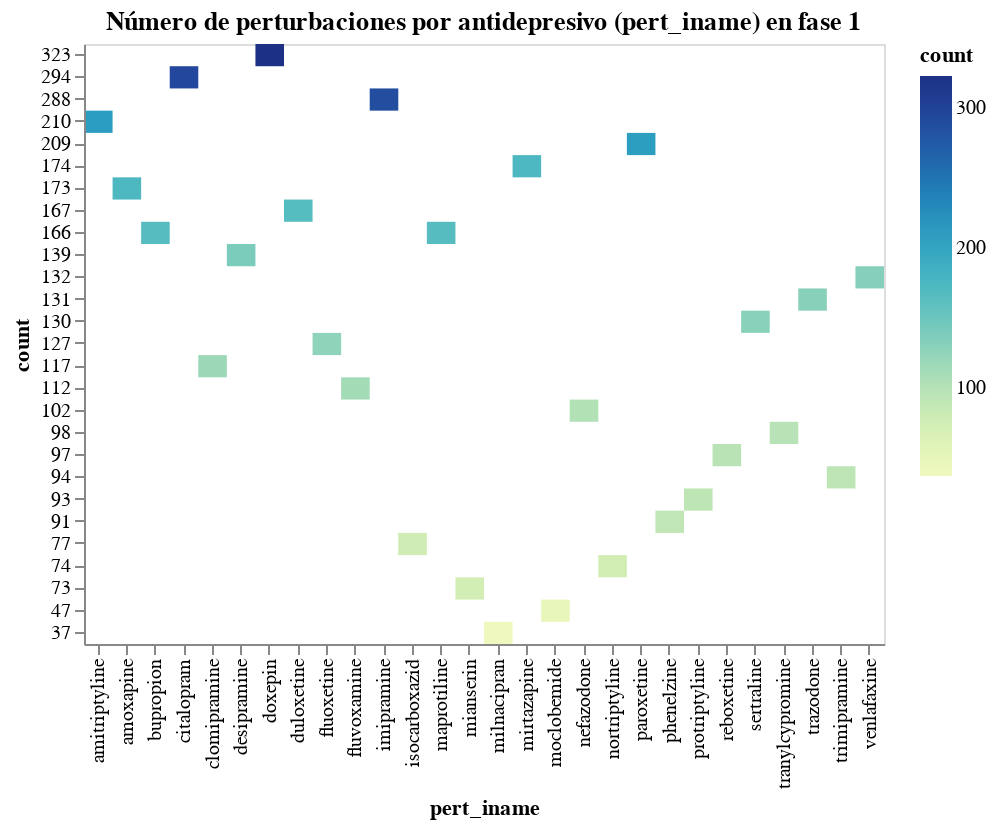

Here is the notebook cell this chart was saved with:
### Code cell
alt.Chart(num_pert_iname_phase1).mark_rect().encode(
    x='pert_iname:O',
    y=alt.Y('count:O', sort='-y'),
    color='count:Q',
    tooltip=['pert_iname:N', 'count:Q']
).properties(
    title='Número de perturbaciones por antidepresivo (pert_iname) en fase 1',
    width=400,
    height=300
).display()

### Figure 1 — Vega-Lite specification as saved in the notebook (floating-point values rounded to 4 significant figures)
{"config": {"view": {"continuousWidth": 400, "continuousHeight": 300}}, "data": {"name": "data-faa1a850fb3ff7f9dd43b7e960ab0c6d"}, "mark": "rect", "encoding": {"color": {"field": "count", "type": "quantitative"}, "tooltip": [{"field": "pert_iname", "type": "nominal"}, {"field": "count", "type": "quantitative"}], "x": {"field": "pert_iname", "type": "ordinal"}, "y": {"field": "count", "sort": "-y", "type": "ordinal"}}, "height": 300, "title": "Número de perturbaciones por antidepresivo (pert_iname) en fase 1", "width": 400, "$schema": "https://vega.github.io/schema/vega-lite/v4.17.0.json", "datasets": {"data-faa1a850fb3ff7f9dd43b7e960ab0c6d": [{"pert_iname": "amitriptyline", "count": 210}, {"pert_iname": "amoxapine", "count": 173}, {"pert_iname": "bupropion", "count": 166}, {"pert_iname": "citalopram", "count": 294}, {"pert_iname": "clomipramine", "count": 117}, {"pert_iname": "desipramine", "count": 139}, {"pert_iname": "doxepin", "count": 323}, {"pert_iname": "duloxetine", "count": 167}, {"pert_iname": "fluoxetine", "count": 127}, {"pert_iname": "fluvoxamine", "count": 112}, {"pert_iname": "imipramine", "count": 288}, {"pert_iname": "isocarboxazid", "count": 77}, {"pert_iname": "maprotiline", "count": 166}, {"pert_iname": "mianserin", "count": 73}, {"pert_iname": "milnacipran", "count": 37}, {"pert_iname": "mirtazapine", "count": 174}, {"pert_iname": "moclobemide", "count": 47}, {"pert_iname": "nefazodone", "count": 102}, {"pert_iname": "nortriptyline", "count": 74}, {"pert_iname": "paroxetine", "count": 209}, {"pert_iname": "phenelzine", "count": 91}, {"pert_iname": "protriptyline", "count": 93}, {"pert_iname": "reboxetine", "count": 97}, {"pert_iname": "sertraline", "count": 130}, {"pert_iname": "tranylcypromine", "count": 98}, {"pert_iname": "trazodone", "count": 131}, {"pert_iname": "trimipramine", "count": 94}, {"pert_iname": "venlafaxine", "count": 132}]}}
